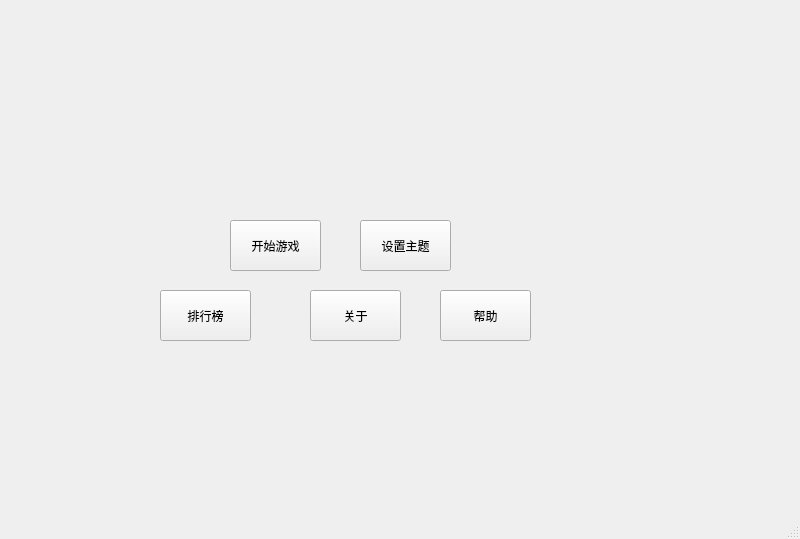
<?xml version="1.0" encoding="UTF-8"?>
<ui version="4.0">
 <class>Start</class>
 <widget class="QMainWindow" name="Start">
  <property name="geometry">
   <rect>
    <x>0</x>
    <y>0</y>
    <width>800</width>
    <height>539</height>
   </rect>
  </property>
  <property name="windowTitle">
   <string>宝石迷阵</string>
  </property>
  <widget class="QWidget" name="centralwidget">
   <widget class="QPushButton" name="btn_startToGame">
    <property name="geometry">
     <rect>
      <x>230</x>
      <y>220</y>
      <width>91</width>
      <height>51</height>
     </rect>
    </property>
    <property name="text">
     <string>开始游戏</string>
    </property>
   </widget>
   <widget class="QPushButton" name="btn_mainToRank">
    <property name="geometry">
     <rect>
      <x>160</x>
      <y>290</y>
      <width>91</width>
      <height>51</height>
     </rect>
    </property>
    <property name="text">
     <string>排行榜</string>
    </property>
   </widget>
   <widget class="QLabel" name="label_welcome">
    <property name="geometry">
     <rect>
      <x>40</x>
      <y>60</y>
      <width>350</width>
      <height>41</height>
     </rect>
    </property>
    <property name="font">
     <font>
      <family>华文新魏</family>
      <pointsize>20</pointsize>
     </font>
    </property>
    <property name="text">
     <string/>
    </property>
   </widget>
   <widget class="QPushButton" name="btn_help">
    <property name="geometry">
     <rect>
      <x>440</x>
      <y>290</y>
      <width>91</width>
      <height>51</height>
     </rect>
    </property>
    <property name="text">
     <string>帮助</string>
    </property>
   </widget>
   <widget class="QPushButton" name="btn_about">
    <property name="geometry">
     <rect>
      <x>310</x>
      <y>290</y>
      <width>91</width>
      <height>51</height>
     </rect>
    </property>
    <property name="text">
     <string>关于</string>
    </property>
   </widget>
   <widget class="QPushButton" name="btn_themeChange">
    <property name="geometry">
     <rect>
      <x>360</x>
      <y>220</y>
      <width>91</width>
      <height>51</height>
     </rect>
    </property>
    <property name="text">
     <string>设置主题</string>
    </property>
   </widget>
  </widget>
  <widget class="QMenuBar" name="menubar">
   <property name="geometry">
    <rect>
     <x>0</x>
     <y>0</y>
     <width>800</width>
     <height>22</height>
    </rect>
   </property>
  </widget>
  <widget class="QStatusBar" name="statusbar"/>
 </widget>
 <resources/>
 <connections/>
</ui>
